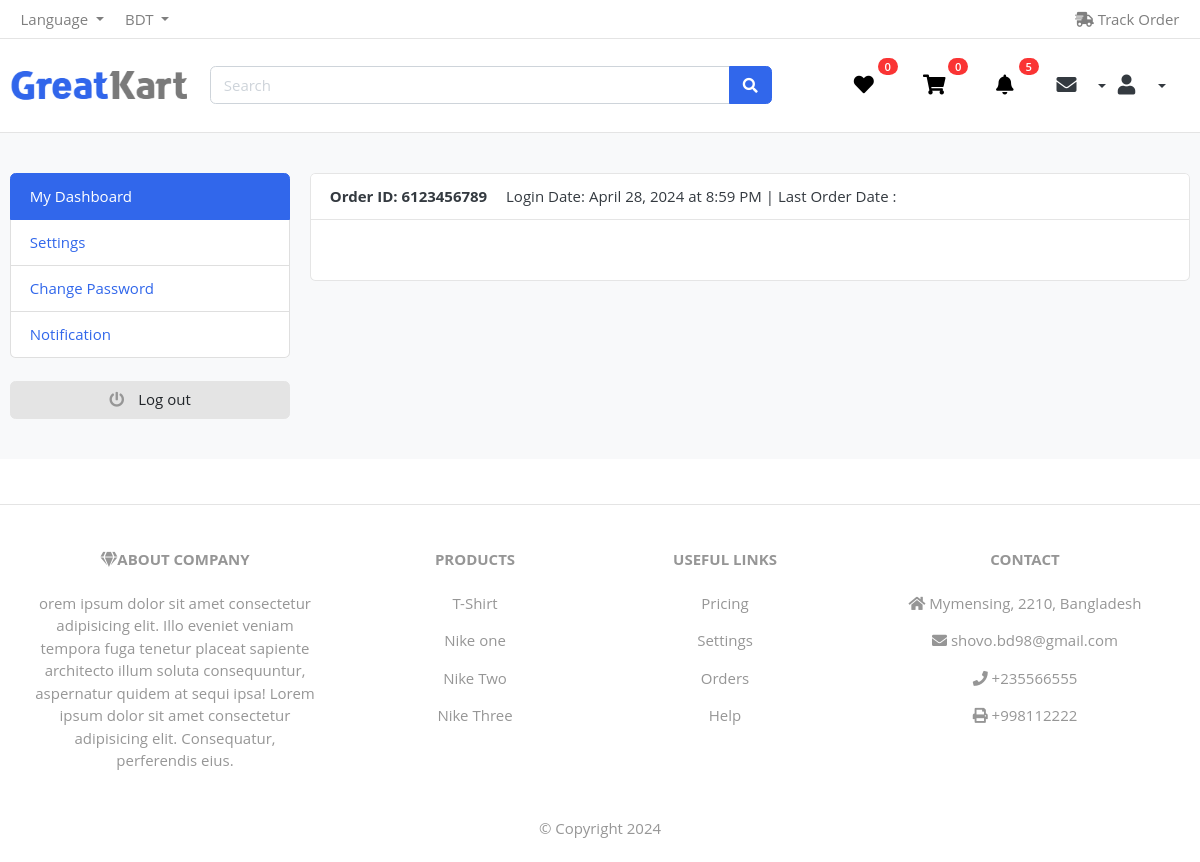
/auth/order_completed/ (signed in), run on the app's committed database.
### user_auth/models/user.py (models this page shows, shortened)
class User(AbstractBaseUser, PermissionsMixin):
    ADMIN = 1
    CUSTOMER = 2
    MALE = 1
    FEMALE = 2
    GOOGLE_SIGNUP=1
    GITHUB_SIGNUP=2
    FACEBOOK_SIGNUP=3
    SITE_SIGNUP =4
    ROLE_CHOOSED    =   ((ADMIN, 'admin'),(CUSTOMER, 'customer'),)
    GENDER_CHOOSED  =   ((MALE, 'male'),(FEMALE, 'female'))
    SIGNUP_PLATFORM =   ((GOOGLE_SIGNUP,'Login from Google'),(GITHUB_SIGNUP, 'Login from Github'),(FACEBOOK_SIGNUP,'Login from Facebook'),(SITE_SIGNUP,'Login'),)
    first_name      =   models.CharField(max_length=50, null=True, blank=True)
    last_name       =   models.CharField(max_length=50, null=True, blank=True)
    username        =   models.CharField(max_length=50, unique=True)
    email           =   models.EmailField(max_length=100, unique=True)
    role            =   models.PositiveSmallIntegerField(choices=ROLE_CHOOSED,
                                                                              blank=True, null=True)
    gender_choosed  =   models.PositiveSmallIntegerField(choices=GENDER_CHOOSED,
                                                                              blank=True, null=True)
    sign_up_platform=   models.PositiveSmallIntegerField(choices=SIGNUP_PLATFORM,
                                                                              blank=True, null=True)
    date_joined     =   models.DateTimeField(auto_now_add=True)
    last_login      =   models.DateTimeField(auto_now_add=True)
    created_date    =   models.DateTimeField(auto_now_add=True)
    modify_date     =   models.DateTimeField(auto_now=True)
    is_admin        =   models.BooleanField(default=False)
    is_staff        =   models.BooleanField(default=False)
    is_active       =   models.BooleanField(default=False)
    is_superuser    =   models.BooleanField(default=False)
    USERNAME_FIELD  =   'email'
    objects         =  UserManager()

### system_setting/models/contact.py (models this page shows)
class Contact(models.Model):
    city_name=models.CharField(max_length=20, null=True,blank=True)
    city_post_code=models.CharField(max_length=10, null=True,blank=True)
    country_name=models.CharField(max_length=20, null=True,blank=True)
    phone=models.CharField(max_length=20, null=True,blank=True)
    email=models.EmailField(max_length=30, null=True,blank=True)
    telephone=models.CharField(max_length=20, null=True,blank=True)
    company_about=models.TextField( null=True,blank=True)
    def __str__(self) -> str:
        return self.country_name

### products/models/products_model.py (models this page shows, shortened)
class Products(models.Model):
    in_stock=1
    out_of_stock=2
    free=1
    not_free=2
    available = ((in_stock,'In Stoke') , (out_of_stock,'Out of Stock'))
    shipping_fee= ((free,'Free') , (not_free,'Not Free'))
    product_name = models.CharField(max_length=50)
    product_image = models.ImageField(upload_to='products')
    product_price = models.FloatField()
    product_old_price = models.FloatField()
    product_discription = models.TextField()
    model = models.CharField(max_length=50, blank=True, null=True)
    product_brand = models.ForeignKey(Product_Brand, on_delete=models.CASCADE, related_name='product_prand')
    product_category = models.ForeignKey(Product_Categories, on_delete=models.CASCADE, related_name='category')
    product_delivery_country = models.ManyToManyField(Product_Delivery_Country,  null=True, blank=True)
    product_size = models.ManyToManyField(Product_Size_variant,  null=True, blank=True)
    product_color = models.ManyToManyField(Product_Color_Variant,  null=True, blank=True)
    available_choose = models.PositiveSmallIntegerField(choices=available,blank=True, null=True)
    shipping_fee = models.PositiveSmallIntegerField(choices=shipping_fee,blank=True, null=True)
    def __str__(self) -> str:
        return self.product_name

### user_auth/views/dashboard/dashboard_options/order_completed.py (the view)
# urls.py: path('order_completed/', order_completed , name='order_completed'),
def order_completed(request):
    if request.user.is_authenticated:
        orders_with_products = Order.objects.prefetch_related('product_order')
        print(" all odered _____________", orders_with_products)
        for order in orders_with_products:
            print("Order Number_________:", order.order_number)
            print("Order status________--:", order.status)
            print("Products Ordered_______:")
            for product in order.product_order.all():
                print("- ", product.product_name)
                print("- ", product.quantity)
                print("- ", product.product_Size_variant)
                print("- ", product.each_product_price)
        context={
        }
    return render(request,'dashboard_options/order_completed.html',context)

### cart/templatetags/cart_tag.py (called while the page is built)
@register.filter
def cart_total(user):
    cart_total_item = Cart_Item.objects.filter(cart__user=user, cart__is_paid=False)
    return cart_total_item.count()

@register.filter
def wish_list_total(user):
    wishlist_total_item = Wish_List.objects.filter(user=user, is_added=True)
    return wishlist_total_item.count()

### chat_notification/context_processor.py (called while the page is built)
def  notification_context_processor(request):
    all_notification = Notification.objects.all()
    return {'all_notification': all_notification}

### orders/models/orders.py (called while the page is built)
    def __str__(self) -> str:
        return self.order_number

### product_categories/views/brand_context_processor.py (called while the page is built)
def brands(request):
    brand_name = Product_Brand.objects.all()
    return {'brand_name': brand_name}

### product_categories/views/category_context_processors.py (called while the page is built)
def categories(request):
    category_name = Product_Categories.objects.all()
    return {'category_name' : category_name}

### products/models/product_variation/size_variant.py (called while the page is built)
    def __str__(self) -> str:
        return self.size_name

### system_setting/views/contact_and_details.py (called while the page is built)
def contact_and_details(request):
    get_contact = Contact.objects.first()
    get_product = Products.objects.all()[:4]
    print(get_contact)
    return {'get_contact': get_contact, 'get_product':get_product,}

### templates/dashboard_options/order_completed.html (shortened to what this page needs)
{% extends 'base/base.html' %}
{% load static %}
{% block headers %}
{% include 'include/main_include_file.html' %}
{% endblock headers %}
{% block body %}
<section class="section-conten padding-y bg">
    <div class="container">
        <div class="row">
        {% include "dashboard/user_options.html" %}
        <main class="col-md-9">
            <article class="card">
            <header class="card-header">
                <strong class="d-inline-block mr-3">Order ID: 6123456789</strong>
                <span>Login Date: {{ user.last_login|date:"F j, Y" }} at {{ user.last_login|time:"g:i A" }}</span> |
                <span>Last Order Date : {{get_order.created}} </span>
            </header>
            </article>
        </main>
    </div>
    </div>
    </section>
{% include "include/footer.html" %}
{% endblock body %}

### templates/include/user_loged_header.html (shortened to what this page needs)
{% load static %}
{% load cart_tag %}
<section class="header-main border-bottom">
    <div class="container">
        <div class="row align-items-center">
            <div class="col-lg-2 col-md-3 col-6">
                <a href="{% url 'index' %}" class="brand-wrap">
                    <img class="logo" src="{% static 'images/logo.png' %}">
                </a>
            </div>
            <div class="col-lg-7 col-md-6 col-6">
                <form action="#" class="search">
                    <div class="input-group">
                        <input type="text" class="form-control" style="max-width: 520px;" placeholder="Search">
                        <div class="input-group-append">
                            <button class="btn btn-primary" type="submit"><i class="fa fa-search"></i></button>
                        </div>
                    </div>
                </form>
            </div>
            <div class="col-lg-3 col-md-3 col-6">
                <div class="d-flex justify-content-end align-items-center">
                    <a href="{% url 'view_wish_list' %}" class="widget-header pl-3 ml-2">
                        <div class="icon icon-sm"><i class="fa fa-heart" style="color: black;"></i>
						</div>
                        <span class="badge badge-pill badge-danger notify">{{ request.user|wish_list_total }}</span>
                    </a>
                    <a href="{% url 'cart_view' %}" class="widget-header pl-3 ml-2">
                        <div class="icon icon-sm"><i class="fa fa-shopping-cart" style="color: black;"></i></div>
                        <span class="badge badge-pill badge-danger notify">{{ request.user|cart_total }}</span>
                    </a>
					<div class="dropdown">
						<a href="" class="widget-header pl-3 ml-2" class="btn btn-transparent dropdown-toggle" type="button" id="userDropdown" data-toggle="dropdown" aria-haspopup="true" aria-expanded="false">
							<div class="icon icon-sm"><i class="fa fa-bell" style="color: black;"></i></div>
							<span class="badge badge-pill badge-danger notify">{{all_notification|length}}</span>
						</a>
					</div>
                    <div class="dropdown">
                        <button class="btn btn-transparent dropdown-toggle" type="button" id="messageDropdown" data-toggle="dropdown" aria-haspopup="true" aria-expanded="false">
                            <div class="icon icon-sm"><i class="fa fa-envelope"></i></div>
                        </button>
                    </div>
					<div class="col-lg-3 col-md-3 col-6">
						<div class="d-flex justify-content-end align-items-center">
							<div class="dropdown">
								<button class="btn btn-transparent dropdown-toggle" type="button" id="userDropdown" data-toggle="dropdown" aria-haspopup="true" aria-expanded="false">
									<div class="icon icon-sm"><i class="fa fa-user"></i></div>
								</button>
							</div>
						</div>
					</div>
                </div>
            </div>
        </div>
    </div>
</section>
</body>

### templates/include/footer.html
<footer class="text-center text-lg-start bg-body-tertiary text-muted">
	<section class="d-flex justify-content-center justify-content-lg-between p-4 border-bottom">
	</section>
	<section class="">
	  <div class="container text-center text-md-start mt-5">
		<div class="row mt-3">
		  <div class="col-md-3 col-lg-4 col-xl-3 mx-auto mb-4">
			<h6 class="text-uppercase fw-bold mb-4">
			  <i class="fas fa-gem me-3"></i>About Company
			</h6>
			<p>
			 {{get_contact.company_about}}
			</p>
		  </div>
		  <div class="col-md-2 col-lg-2 col-xl-2 mx-auto mb-4">
			<h6 class="text-uppercase fw-bold mb-4">
			  Products
			</h6>
			{% for products in get_product %}
			<p>
			  <a href="#!" class="text-reset">{{products}}</a>
			</p>
			{% endfor %}
		  </div>
		  <div class="col-md-3 col-lg-2 col-xl-2 mx-auto mb-4">
			<h6 class="text-uppercase fw-bold mb-4">
			  Useful links
			</h6>
			<p>
			  <a href="#!" class="text-reset">Pricing</a>
			</p>
			<p>
			  <a href="#!" class="text-reset">Settings</a>
			</p>
			<p>
			  <a href="#!" class="text-reset">Orders</a>
			</p>
			<p>
			  <a href="#!" class="text-reset">Help</a>
			</p>
		  </div>
		  <div class="col-md-4 col-lg-3 col-xl-3 mx-auto mb-md-0 mb-4">
			<h6 class="text-uppercase fw-bold mb-4">Contact</h6>
			<p><i class="fas fa-home me-3"></i> {{get_contact.city_name}}, {{get_contact.city_post_code}}, {{get_contact.country_name}}</p>
			<p>
			  <i class="fas fa-envelope me-3"></i>
			  {{get_contact.email}}
			</p>
			<p><i class="fas fa-phone me-3"></i> {{get_contact.phone}}</p>
			<p><i class="fas fa-print me-3"></i> {{get_contact.telephone}}</p>
		  </div>
		</div>
	  </div>
	</section>
	<div class="text-center p-4" style="">
	  ©  Copyright {% now 'Y' %}
	</div>
  </footer>

### static/css/ui.css (style rules this page uses)
html { font-family: "Inter", sans-serif; font-size: 15px; }
.icon-xs, .icon-sm, .icon-md, .icon-lg { display: inline-block; text-align: center; flex-shrink: 0; flex-grow: 0; }
.icon-sm { width: 48px; height: 48px; line-height: 48px !important; font-size: 20px; }
.padding-y { padding-top: 40px; padding-bottom: 40px; }
article:after, .form-group:after { display: block; clear: both; content: ""; }
.bg { background-color: #f8f9fa; }
p:last-child { margin-bottom: 0; }
.header-main { position: relative; padding-top: 1rem; padding-bottom: 1rem; }
.brand-wrap .logo, .navbar-brand .logo { margin-right: 7px; max-height: 42px; display: inline-block; }
.widget-header { display: inline-block; vertical-align: middle; position: relative; }
.widget-header i { color: #969696; }
.widget-header .notify { position: absolute; top: -3px; right: -10px; }
.notify { position: absolute; top: -4px; right: -10px; display: inline-block; padding: 0.25em 0.6em; font-size: 12px; line-height: 1; text-align: center; border-radius: 3rem; color: #fff; background-color: #fa3434; }
* { padding: 0; margin: 0; font-family: 'IBM Plex Sans', sans-serif; }

### static/css/custom.css (style rules this page uses)
* { box-sizing: border-box; padding: 0; margin: 0; font-family: 'Open Sans', sans-serif; }
body { line-height: 1.5; }
img { width: 100%; display: block; }
@media screen and (min-width: 992px) { .card { display: grid; grid-template-columns: repeat(2, 1fr); grid-gap: 1.5rem; } }

### data on the page
User: user|wish_list_total "0", user|cart_total "0", last_login "April 28, 2024", last_login "8:59 PM"
Contact: company_about "orem ipsum dolor sit amet consectetur adipisicing elit. Illo eveniet veniam tempora fuga tenetur placeat sapiente architecto illum soluta consequuntur, aspernatur quidem at sequi ipsa! Lorem ipsum dolor sit amet consectetur adipisicing elit. Consequatur, perferendis eius.", city_name "Mymensing", city_post_code "2210", country_name "Bangladesh", email "shovo.bd98@gmail.com", phone "+235566555", telephone "+998112222"
Products: product_name "T-Shirt"
Products: product_name "Nike one"
Products: product_name "Nike Two"
Products: product_name "Nike Three"

### other printed values
{{ all_notification|length }} "5"
